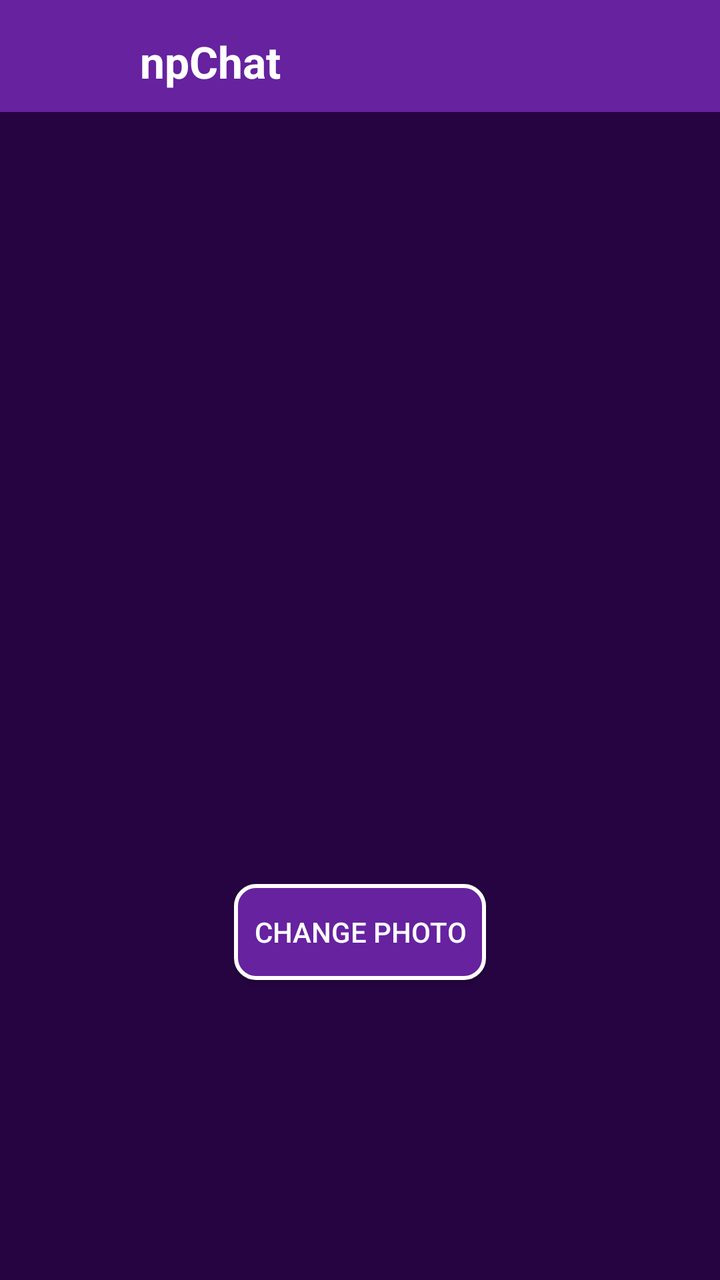
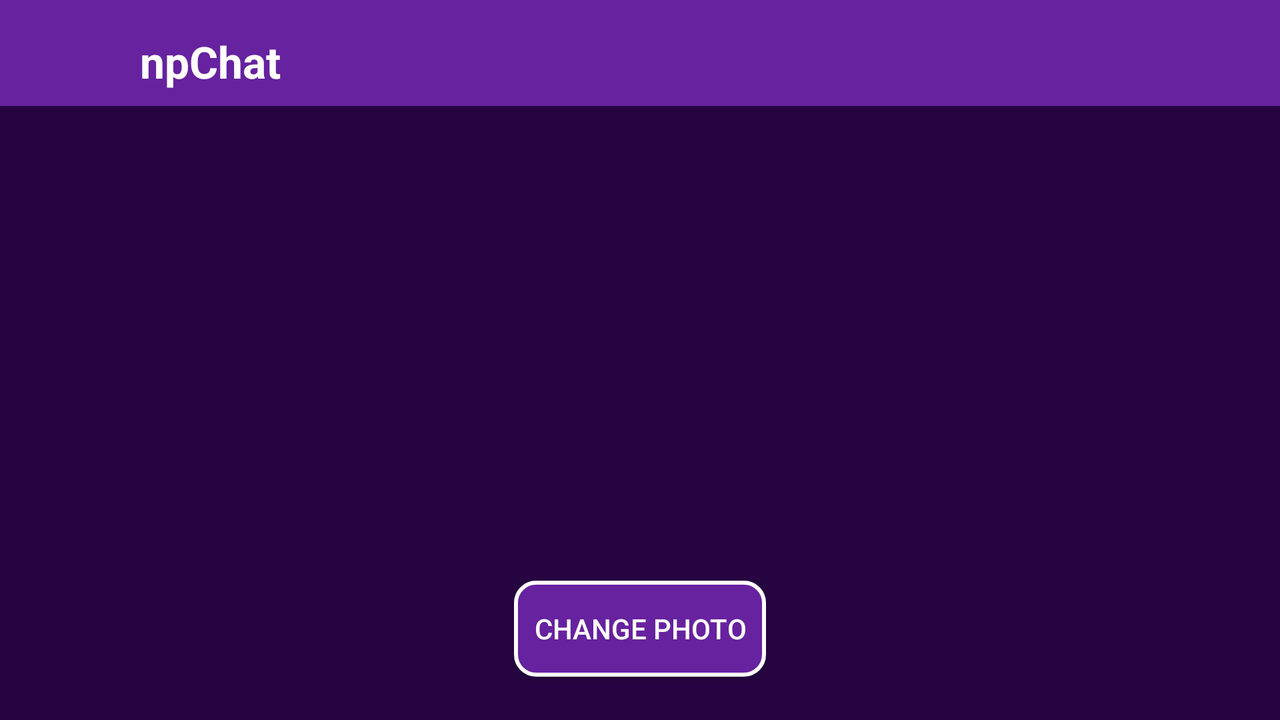

Two renders of one Android screen. The first uses the default layout on a phone; the second uses the alternative layout the repository ships for a different screen configuration, on a matching device. The two XML files are below.
<!-- AndroidManifest.xml: application theme AppTheme.NoActionBar -->
<!-- res/layout/activity_settings.xml -->
<?xml version="1.0" encoding="utf-8"?>
<android.support.constraint.ConstraintLayout
    xmlns:android="http://schemas.android.com/apk/res/android"
    xmlns:app="http://schemas.android.com/apk/res-auto"
    xmlns:tools="http://schemas.android.com/tools"
    android:background="@color/colorPrimaryDark"
    android:layout_width="match_parent"
    android:layout_height="match_parent">
    <include
        android:id="@+id/toolbar"
        layout="@layout/toolbar"
        android:layout_width="729dp"
        app:layout_constraintEnd_toEndOf="parent"
        app:layout_constraintStart_toStartOf="parent"
        app:layout_constraintTop_toTopOf="parent" />
    <ImageView
        android:id="@+id/profilePhoto"
        android:layout_width="@dimen/margin_210dp"
        android:layout_height="@dimen/margin_224dp"
        android:scaleType="fitCenter"
        app:layout_constraintRight_toRightOf="parent"
        app:layout_constraintLeft_toLeftOf="parent"
        app:layout_constraintTop_toBottomOf="@id/toolbar"
        app:layout_constraintTop_toTopOf="parent"
        app:layout_constraintBottom_toBottomOf="parent"
        />

    <Button
        android:id="@+id/changePhotoButton"
        android:layout_width="wrap_content"
        android:layout_height="wrap_content"
        android:background="@drawable/rounded_button"
        android:onClick="changePhoto"
        android:layout_marginTop="@dimen/margin_10dp"
        android:text="@string/change_photo"
        android:padding="@dimen/margin_10dp"
        android:textColor="@color/white"
        app:layout_constraintRight_toRightOf="parent"
        app:layout_constraintLeft_toLeftOf="parent"
        app:layout_constraintTop_toBottomOf="@id/profilePhoto"
        />

</android.support.constraint.ConstraintLayout>
<!-- res/layout/toolbar.xml (included above) -->
<?xml version="1.0" encoding="utf-8"?>
<androidx.appcompat.widget.Toolbar xmlns:android="http://schemas.android.com/apk/res/android"
    xmlns:app="http://schemas.android.com/apk/res-auto"
    android:id="@+id/toolbar"
    android:layout_width="match_parent"
    android:layout_height="wrap_content"
    android:background="@color/colorPrimary"
    android:minHeight="?attr/actionBarSize"
    android:theme="@style/AppTheme.AppBarOverlay"
    app:layout_constraintEnd_toEndOf="parent"
    app:layout_constraintHorizontal_bias="1.0"
    app:layout_constraintStart_toStartOf="parent"
    app:layout_constraintTop_toTopOf="parent">

    <ImageView
        android:id="@+id/toolbar_main_photo"
        android:layout_width="@dimen/margin_50dp"
        android:layout_height="@dimen/margin_50dp"
        android:layout_marginTop="@dimen/margin_3dp"
        android:contentDescription="TODO"
        android:scaleType="centerCrop"
        app:layout_constraintStart_toStartOf="parent"
        app:layout_constraintTop_toTopOf="@+id/toolbar" />

    <TextView
        android:id="@+id/main_title"
        android:layout_width="wrap_content"
        android:layout_height="wrap_content"
        android:layout_marginStart="@dimen/margin_20dp"
        android:layout_marginTop="@dimen/margin_16dp"
        android:text="@string/app_name"
        android:textAppearance="@style/TextAppearance.AppCompat.Large"
        android:textColor="@color/white"
        android:textStyle="bold"
        app:layout_constraintStart_toEndOf="@+id/toolbar_main_photo"
        app:layout_constraintTop_toTopOf="parent" />

</androidx.appcompat.widget.Toolbar>
<!-- resources referenced by this layout -->
<resources>
  <color name="colorPrimary">#66229F</color>
  <color name="colorPrimaryDark">#260441</color>
  <color name="white">#ffffff</color>
  <dimen name="margin_10dp">10dp</dimen>
  <dimen name="margin_16dp">16dp</dimen>
  <dimen name="margin_20dp">20dp</dimen>
  <dimen name="margin_210dp">210dp</dimen>
  <dimen name="margin_224dp">224dp</dimen>
  <dimen name="margin_3dp">3dp</dimen>
  <dimen name="margin_50dp">50dp</dimen>
  <!-- drawable rounded_button (drawable) -->
  <?xml version="1.0" encoding="utf-8"?>
  <selector xmlns:android="http://schemas.android.com/apk/res/android">
      <item>
          <shape android:shape="rectangle">
              <solid android:color="@color/colorPrimary" />
              <stroke android:color="@color/white" android:width="2dp" />
              <corners android:radius="10dp" />
          </shape>
      </item>
  </selector>
  <string name="app_name">npChat</string>
  <string name="change_photo">Change Photo</string>
  <style name="AppTheme.AppBarOverlay" parent="ThemeOverlay.AppCompat.Dark.ActionBar">
          <item name="android:icon">@color/white</item>
      </style>
  <style name="AppTheme.NoActionBar">
          <item name="colorPrimaryDark">@color/colorPrimaryDark</item>
          <item name="windowActionBar">false</item>
          <item name="windowNoTitle">true</item>
      </style>
</resources>
<!-- res/layout-land/activity_settings.xml (the repository's variant of the layout above) -->
<!-- drawn on the phone turned sideways -->
<?xml version="1.0" encoding="utf-8"?>
<android.support.constraint.ConstraintLayout xmlns:android="http://schemas.android.com/apk/res/android"
    xmlns:app="http://schemas.android.com/apk/res-auto"
    xmlns:tools="http://schemas.android.com/tools"
    android:layout_width="match_parent"
    android:layout_height="match_parent"
    android:background="@color/colorPrimaryDark">

    <include
        android:id="@+id/toolbar"
        layout="@layout/toolbar"
        android:layout_width="match_parent"
        android:layout_height="wrap_content"
        app:layout_constraintEnd_toEndOf="parent"
        app:layout_constraintStart_toStartOf="parent"
        app:layout_constraintTop_toTopOf="parent" />

    <ImageView
        android:id="@+id/profilePhoto"
        android:layout_width="200dp"
        android:layout_height="200dp"
        android:layout_marginTop="16dp"
        android:scaleType="fitCenter"
        app:layout_constraintBottom_toTopOf="@+id/changePhotoButton"
        app:layout_constraintEnd_toEndOf="parent"
        app:layout_constraintHorizontal_bias="0.5"
        app:layout_constraintStart_toStartOf="parent"
        app:layout_constraintTop_toBottomOf="@+id/toolbar" />

    <Button
        android:id="@+id/changePhotoButton"
        android:layout_width="wrap_content"
        android:layout_height="wrap_content"
        android:layout_marginTop="10dp"
        android:layout_marginBottom="16dp"
        android:background="@drawable/rounded_button"
        android:onClick="changePhoto"
        android:padding="10dp"
        android:text="@string/change_photo"
        android:textColor="@color/white"
        app:layout_constraintBottom_toBottomOf="parent"
        app:layout_constraintEnd_toEndOf="parent"
        app:layout_constraintHorizontal_bias="0.5"
        app:layout_constraintStart_toStartOf="parent"
        app:layout_constraintTop_toBottomOf="@+id/profilePhoto" />

</android.support.constraint.ConstraintLayout>
<!-- resources referenced by the variant -->
<!-- as the phone turned sideways resolves them -->
<resources>
  <color name="colorPrimary">#66229F</color>
  <color name="colorPrimaryDark">#260441</color>
  <color name="white">#ffffff</color>
  <dimen name="margin_16dp">16dp</dimen>
  <dimen name="margin_20dp">20dp</dimen>
  <dimen name="margin_3dp">3dp</dimen>
  <dimen name="margin_50dp">50dp</dimen>
  <!-- drawable rounded_button (drawable) -->
  <?xml version="1.0" encoding="utf-8"?>
  <selector xmlns:android="http://schemas.android.com/apk/res/android">
      <item>
          <shape android:shape="rectangle">
              <solid android:color="@color/colorPrimary" />
              <stroke android:color="@color/white" android:width="2dp" />
              <corners android:radius="10dp" />
          </shape>
      </item>
  </selector>
  <string name="app_name">npChat</string>
  <string name="change_photo">Change Photo</string>
  <style name="AppTheme.AppBarOverlay" parent="ThemeOverlay.AppCompat.Dark.ActionBar">
          <item name="android:icon">@color/white</item>
      </style>
  <style name="AppTheme.NoActionBar">
          <item name="colorPrimaryDark">@color/colorPrimaryDark</item>
          <item name="windowActionBar">false</item>
          <item name="windowNoTitle">true</item>
      </style>
</resources>
